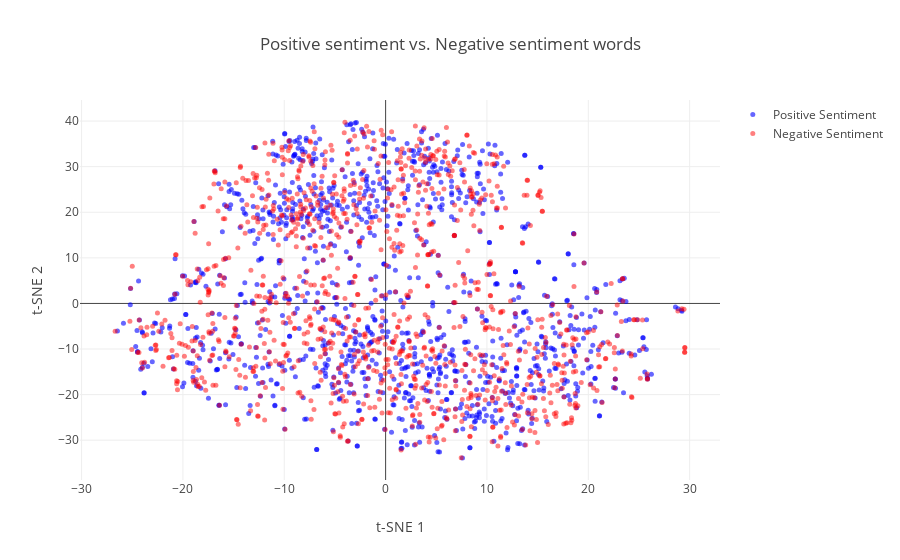

Notebook source saved alongside this figure:
### Markdown cell above
## Representing the words based on t-SNE:
#### Again on the upper side all the names are represented, first quadrant are movie names and director names, second quadrant are actor names
### Words in GloVe embedding are pictured more accurately, meaning words common in meaning stand closer together. Clustering is somewhat perceptible, at least more than in word2vec model, for example around coordinates (-18, -26) corporate and financial themed words are gathered and colored with negative sentiment color. On the other hand in the graph above(cell 200) those words are blue colored meaning that this theme is reoccuring both in Positive and Negative sentiment reviews but much higher occurence is on Positive sentiment

### Code cell
represent_words(tsne_glove_middle_exp[:len(exp_middle_true_glovevectors)], tsne_glove_middle_exp[len(exp_middle_true_glovevectors):], exp_true_in_middle_glove, exp_false_in_middle_glove)

### Figure 1 — Plotly figure (JSON) as saved in the notebook; plotly's stock layout.template omitted (floating-point values rounded to 4 significant figures; data arrays with more than 128 entries replaced by an {"elided": "..."} marker saying what was removed)
{"data": [{"marker": {"color": "blue", "opacity": 0.6, "size": 5}, "mode": "markers", "name": "Positive Sentiment", "text": {"elided": "1085 str values"}, "type": "scatter", "uid": "5e18bffa-3aca-11e9-8a09-a8667f28bda6", "x": {"elided": "1085 float values"}, "y": {"elided": "1085 float values"}}, {"marker": {"color": "red", "opacity": 0.5, "size": 5}, "mode": "markers", "name": "Negative Sentiment", "text": {"elided": "1084 str values"}, "type": "scatter", "uid": "5e18c33a-3aca-11e9-898f-a8667f28bda6", "x": {"elided": "1084 float values"}, "y": {"elided": "1084 float values"}}], "layout": {"hovermode": "closest", "title": "Positive sentiment vs. Negative sentiment words", "xaxis": {"title": "t-SNE 1"}, "yaxis": {"title": "t-SNE 2"}}}
